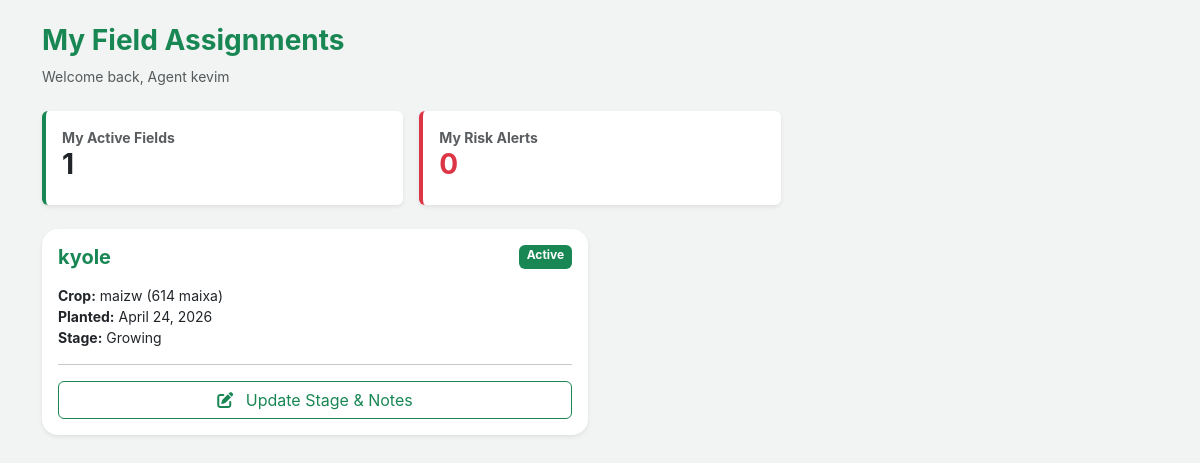
The page /dashboard/ (signed in) on the database as committed earlier.
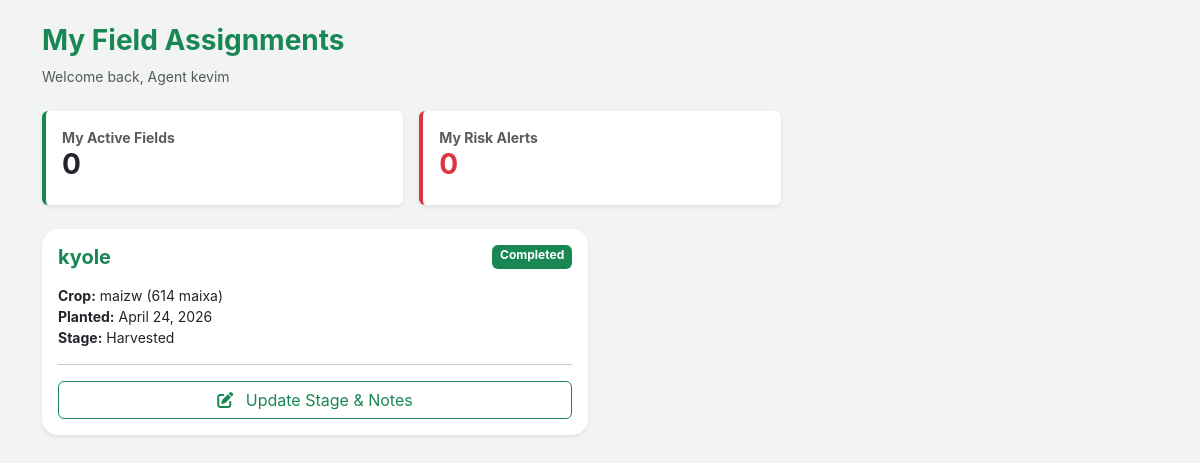
The same page on the database as committed later.
### home/models.py (models this page shows, shortened)
class Field(models.Model):
    STAGE_CHOICES = [
        ('PLANTED', 'Planted'),
        ('GROWING', 'Growing'),
        ('READY', 'Ready'),
        ('HARVESTED', 'Harvested'),
    ]
    name = models.CharField(max_length=100) # e.g., Section A, North Wing
    crop = models.OneToOneField(Crop, on_delete=models.CASCADE, related_name='field_location')
    agent = models.ForeignKey(
        CustomUser,
        on_delete=models.SET_NULL,
        null=True,
        limit_choices_to={'user_type': '2'},
        related_name='assigned_fields'
    )
    stage = models.CharField(max_length=20, choices=STAGE_CHOICES, default='PLANTED')
    notes = models.TextField(blank=True, help_text="Observations from the field agent")
    last_updated = models.DateTimeField(auto_now=True)
    class Meta:
        ordering = ['-last_updated']
    @property
    def computed_status(self):
        if self.stage == 'HARVESTED':
            return 'Completed'
        if timezone.now().date() > self.crop.expected_harvest_date:
            return 'At Risk'
        days_since_planting = (timezone.now().date() - self.crop.planting_date).days
        if days_since_planting > 90 and self.stage != 'READY':
            return 'At Risk'
        return 'Active'

class Crop(models.Model):
    name = models.CharField(max_length=100) # e.g., Maize, Wheat, Tomatoes
    variety = models.CharField(max_length=100) # e.g., Hybrid 614
    planting_date = models.DateField()
    expected_harvest_date = models.DateField()
    acreage = models.DecimalField(max_digits=5, decimal_places=2)
    status = models.CharField(max_length=20, default='Growing')

### home/views.py (the view)
# urls.py: path('dashboard/', views.dashboard, name="dashboard"),
@login_required
def dashboard(request):
    if request.user.user_type == '1': # Admin
        fields = Field.objects.all()
        template = 'admin_dashboard.html'
    else: # Field Agent
        fields = Field.objects.filter(agent=request.user)
        template = 'agent_dashboard.html'
    total_fields = fields.count()
    active = sum(1 for f in fields if f.computed_status == 'Active')
    at_risk = sum(1 for f in fields if f.computed_status == 'At Risk')
    completed = sum(1 for f in fields if f.computed_status == 'Completed')
    context = {
        'fields': fields,
        'total': total_fields,
        'active': active,
        'at_risk': at_risk,
        'completed': completed,
    }
    return render(request, template, context)

### home/templates/agent_dashboard.html
{% extends 'base.html' %}
{% block content %}
<div class="container py-4">
    <div class="mb-4">
        <h3 class="fw-bold text-success">My Field Assignments</h3>
        <p class="text-muted small">Welcome back, Agent {{ request.user.username }}</p>
    </div>
    <div class="row g-3 mb-4">
        <div class="col-md-4">
            <div class="card border-0 shadow-sm p-3 border-start border-success border-4">
                <div class="small text-muted fw-bold">My Active Fields</div>
                <div class="h3 fw-bold">{{ active }}</div>
            </div>
        </div>
        <div class="col-md-4">
            <div class="card border-0 shadow-sm p-3 border-start border-danger border-4">
                <div class="small text-muted fw-bold">My Risk Alerts</div>
                <div class="h3 fw-bold text-danger">{{ at_risk }}</div>
            </div>
        </div>
    </div>
    <div class="row">
        {% for field in fields %}
        <div class="col-md-6 mb-4">
            <div class="card border-0 shadow-sm rounded-4">
                <div class="card-body">
                    <div class="d-flex justify-content-between mb-3">
                        <h5 class="fw-bold mb-0 text-success">{{ field.name }}</h5>
                        <span class="badge {% if field.computed_status == 'At Risk' %}bg-danger{% else %}bg-success{% endif %}">
                            {{ field.computed_status }}
                        </span>
                    </div>
                    <div class="small mb-3">
                        <strong>Crop:</strong> {{ field.crop.name }} ({{ field.crop.variety }})<br>
                        <strong>Planted:</strong> {{ field.crop.planting_date }}<br>
                        <strong>Stage:</strong> {{ field.get_stage_display }}
                    </div>
                    <hr>
                    <a href="{% url 'update_field' field.id %}" class="btn btn-outline-success w-100">
                        <i class="fas fa-edit me-2"></i> Update Stage & Notes
                    </a>
                </div>
            </div>
        </div>
        {% empty %}
        <div class="col-12 text-center py-5">
            <p class="text-muted">No fields assigned to you currently.</p>
        </div>
        {% endfor %}
    </div>
</div>
{% endblock %}

Rows that differ between the two databases and show on the page:
changed Field "kyole": computed_status "Active" → "Completed"; stage "Growing" → "Harvested"
Other text that changed with them:
{{ active }}: "1" → "0"
